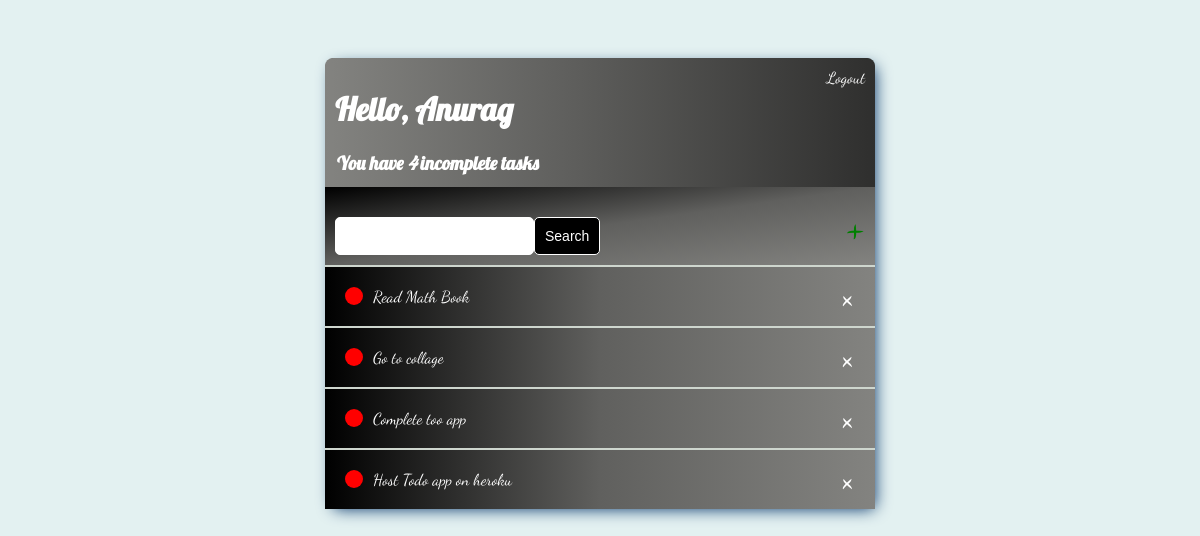
Page / (signed in) on the earlier database version.
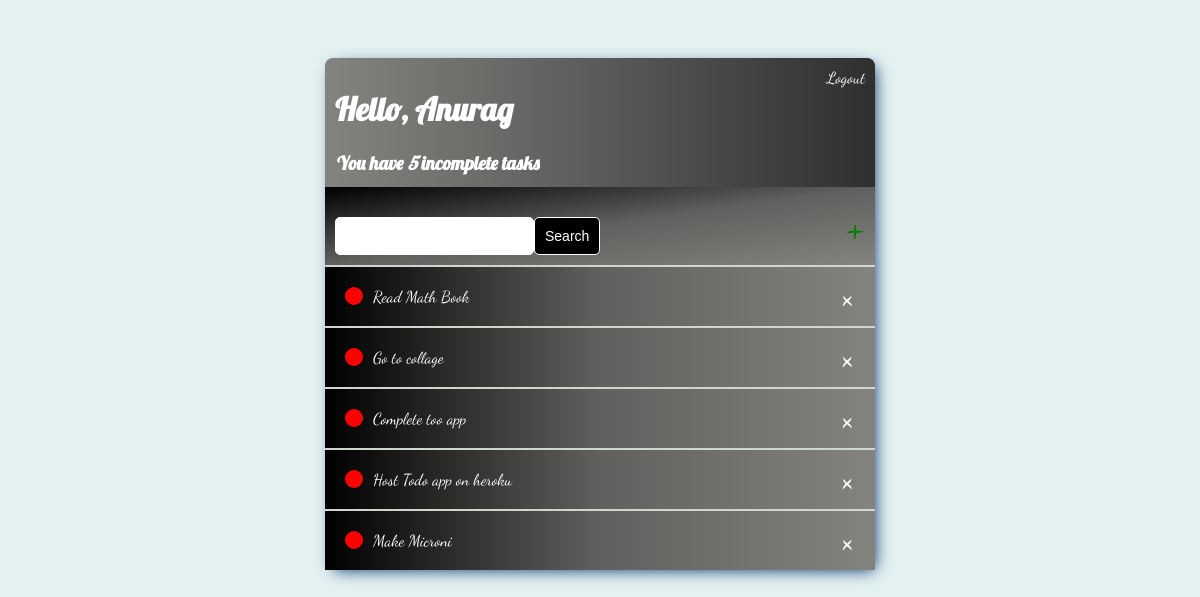
Same page on the later database version.
### base/models.py (models this page shows)
class Tasks(models.Model):
    user = models.ForeignKey(
        User, on_delete=models.CASCADE, null=True, blank=True)
    title = models.CharField(max_length=200)
    description = models.TextField(null=True, blank=True)
    complete = models.BooleanField(default=False)
    create = models.DateTimeField(auto_now_add=True)
    def __str__(self):
        return self.title
    class Meta:
        ordering = ['complete']

### base/views.py (the view)
# urls.py: path('', TaskList.as_view(), name='tasks'),
class TaskList(LoginRequiredMixin, ListView):
    model = Tasks
    context_object_name = 'tasks'
    def get_context_data(self, **kwargs):
        context = super().get_context_data(**kwargs)
        context['tasks'] = context['tasks'].filter(user=self.request.user)
        context['count'] = context['tasks'].filter(complete=False).count()
        search_input = self.request.GET.get('search-area') or ''
        if search_input:
            context['tasks'] = context['tasks'].filter(
                title__startswith=search_input)
            context['search_input'] = search_input
        return context

### base/templates/base/tasks_list.html
{% extends 'base/main.html' %}
{% block content %}
    <div class="header-bar">
        <div>
            <h1>Hello, {{request.user|title}}</h1>
            <h3 style="margin:2px">You have <i>{{count}} </i> incomplete task{{count|pluralize:"s"}}</h3>
        </div>
        {% if request.user.is_authenticated %}
            <a href="{% url 'logout' %}">Logout</a>
        {% else %}
            <a href="{% url 'login' %}">Login</a>
        {% endif %}
    </div>
    <div id="search-add-wrapper">
        <form method="GET" style="margin-top: 20px; display: flex;">
            <input type="text" name="search-area">
            <input class="button" type="submit" value="Search">
        </form>
        <a id="add-link" href="{% url 'task-create' %}">&#x2b;</a>
    </div>
    <div class="task-items-wrapper">
        {% for task in tasks %}
        <div class="task-wrapper">
            {% if task.complete %}
            <div class="task-title">
                <div class="task-complete-icon"></div>
                <i><s><a href="{% url 'task-update' task.id %}">{{task}}</a></s></i>
            </div>
            <a class="delete-link" href="{% url 'task-delete' task.id %}">&#215</a>
            {% else %}
            <div class="task-title">
                <div class="task-incomplete-icon"></div>
                <a href="{% url 'task-update' task.id %}">{{task}}</a>
            </div>
            <a class="delete-link" href="{% url 'task-delete' task.id %}">&#215</a>
            {% endif %}
        </div>
        {% empty %}
        <h3>No items in List....</h3>
        {% endfor %}
    </div>
{% endblock content %}

Differences in the rows shown:
added Tasks: title "Make Microni"
Other differences:
{{ count }}: "4" → "5"
